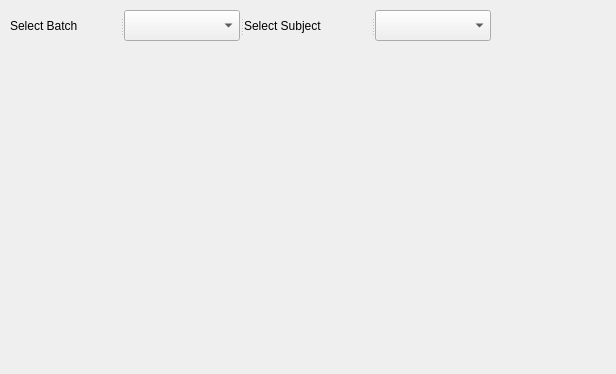
<?xml version="1.0" encoding="UTF-8"?>
<ui version="4.0">
 <class>Attendance_register</class>
 <widget class="QWidget" name="Attendance_register">
  <property name="geometry">
   <rect>
    <x>0</x>
    <y>0</y>
    <width>616</width>
    <height>374</height>
   </rect>
  </property>
  <property name="windowTitle">
   <string>Form</string>
  </property>
  <widget class="QSplitter" name="splitter">
   <property name="geometry">
    <rect>
     <x>10</x>
     <y>10</y>
     <width>481</width>
     <height>31</height>
    </rect>
   </property>
   <property name="orientation">
    <enum>Qt::Horizontal</enum>
   </property>
   <widget class="QLabel" name="label">
    <property name="text">
     <string>Select Batch</string>
    </property>
   </widget>
   <widget class="QComboBox" name="comboBox"/>
   <widget class="QLabel" name="label_2">
    <property name="text">
     <string>Select Subject</string>
    </property>
   </widget>
   <widget class="QComboBox" name="comboBox_2"/>
  </widget>
 </widget>
 <resources/>
 <connections/>
</ui>
